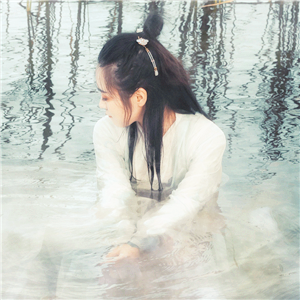
#> input picture wenyi2/20160728145513_XJKam.png, 300 x 300 px, given in place of img0.png, which was not available
$ python zifuhua2.py wenyi2/20160728145513_XJKam.png
#> lines starting #> are read from the running program, lines starting #| are printed output that depends on the picture

from PIL import Image
from sys import argv
import os

IMGPATH = os.getcwd()+'\\pictures\\'
WIDTH = 160
HEIGHT = 60
# OUTPUT = os.getcwd()+'\\zifuhua.txt'
IMGNUM = sum([len(x) for _, _, x in os.walk(os.path.dirname(IMGPATH+'img0.png'))])   # get the num of pictures
TXTPATH = os.getcwd()+'\\text\\'
ascii_char = list("$*+. ")

def get_char(r,b,g,alpha = 256):
    if alpha == 0:
        return ' '
    length = len(ascii_char)
    gray = int(0.2126*r+0.7152*g+0.0722*b)
    unit = (256.0+1)/length
    return ascii_char[int(gray/unit)]

if __name__ == '__main__':
    x = 0
    while x< IMGNUM:
        f = open(TXTPATH+'txt'+str(x)+'.txt','w')
        im = Image.open(IMGPATH+'img'+str(x)+'.png')
#> im is the input picture: PIL image 300x300 RGBA; mean R, G, B, A 193.3, 198.5, 191.9, 254.4
        im = im.resize((WIDTH,HEIGHT),Image.NEAREST)
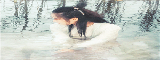
#> im: PIL image 160x60 RGBA; mean R, G, B, A 193.1, 198.2, 191.6, 254.4; transparent parts drawn white
        txt = ""
        for i in range(HEIGHT):
            for j in range(WIDTH):
                txt += get_char(*im.getpixel((j,i)))
            txt += '\n'
        print('finish %d',x)
        f.write(txt)
        x = x+1
        f.close()
#> pass 2 of the loop `while x< IMGNUM:`:
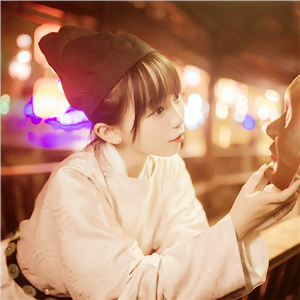
#> input picture wenyi2/20160829151036_dNx23.png, 300 x 300 px, given in place of img1.png, which was not available
#> im is the input picture: PIL image 300x300 RGBA; mean R, G, B, A 186.2, 138.4, 114.5, 255
#> `im = im.resize((WIDTH,HEIGHT),Image.NEAREST)`:
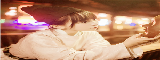
#> im: PIL image 160x60 RGBA; mean R, G, B, A 186, 138.2, 114.3, 255
#> (the run stopped early here; a loop or call above may not have finished)
